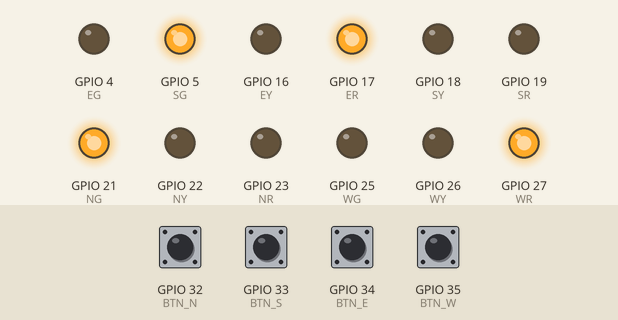
Bench run of a sketch on a simulated ESP32. On the bench: output pins drawn as LEDs (lit = HIGH). The test bench sets the inputs (shaded band); at power-on: GPIO 32 (BTN_N), GPIO 33 (BTN_S), GPIO 34 (BTN_E), GPIO 35 (BTN_W) HIGH. WiFi joins after 1.5 s; servers stay silent unless stated; uploads are accepted with an empty reply; what the sketch prints to the serial monitor is not drawn.

Above: at 2.9 s.
3.0 s: GPIO 32 (BTN_N) pulled LOW for 0.15 s
At 4.9 s:
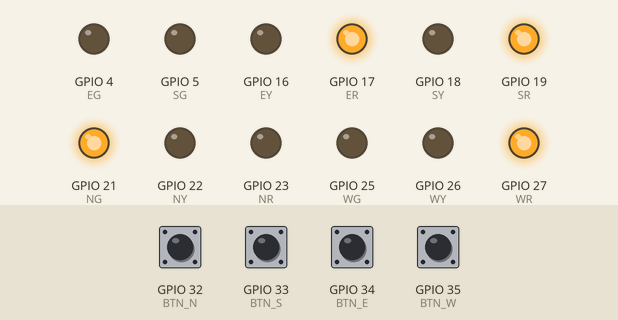
8.7 s: GPIO 33 (BTN_S) pulled LOW for 1 s
At 11.0 s:
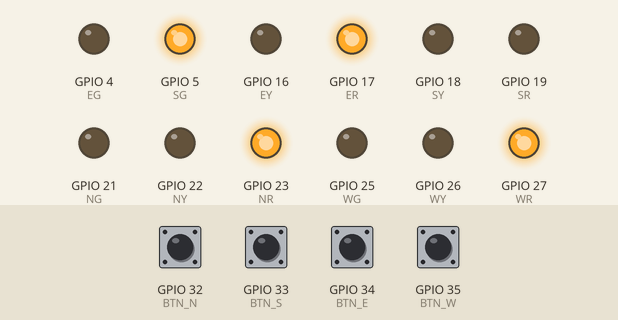
15.1 s: GPIO 34 (BTN_E) pulled LOW for 1 s
At 18.4 s:
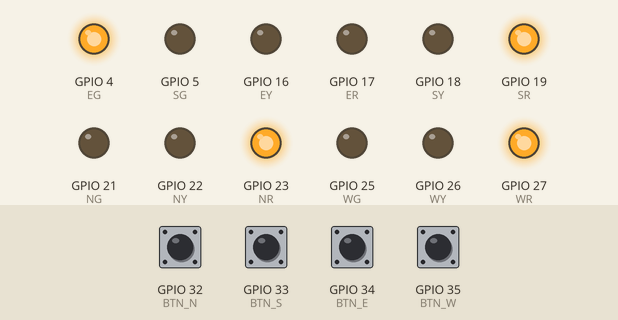
21.5 s: GPIO 35 (BTN_W) pulled LOW for 1 s
At 24.6 s:
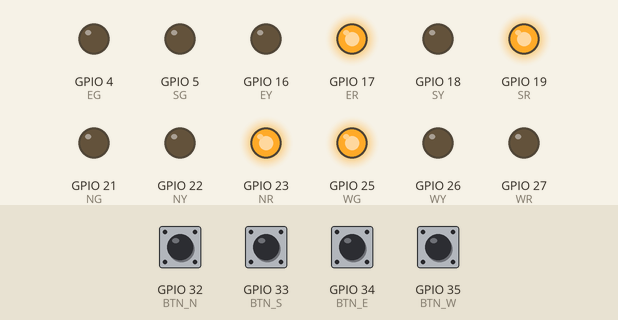
Timing chart, 0 to 38.7 s (numbered marks = the images above; inputs shaded):
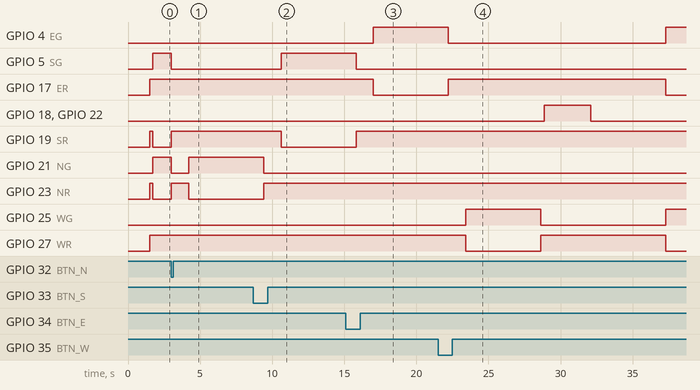

The sketch:

traffic_light.ino
```cpp
#include <WiFi.h>
#include <HTTPClient.h>

// ===========================
// WIFI CONFIG
// ===========================
const char* ssid = "Noo";
const char* password = "88888888";

// ⚠️ CHANGE THIS TO YOUR PC IP
const String serverUrl = "http://10.108.215.206:3000/api/light";

// ===========================
// TRAFFIC PINS
// ===========================

// NORTH
const int NR = 23;
const int NY = 22;
const int NG = 21;

// SOUTH
const int SR = 19;
const int SY = 18;
const int SG = 5;

// EAST
const int ER = 17;
const int EY = 16;
const int EG = 4;

// WEST
const int WR = 27;
const int WY = 26;
const int WG = 25;

// ===========================
// BUTTONS
// ===========================
const int BTN_N = 32;
const int BTN_S = 33;
const int BTN_E = 34;
const int BTN_W = 35;

// ===========================
// TIMING
// ===========================
const int GREEN_TIME = 8000;
const int YELLOW_TIME = 3000;
const int RED_TIME = 5000;
const int PRIORITY_TIME = 5000;

// ===========================
// STATE CONTROL
// ===========================
bool priorityMode = false;
String lastState = "";

// ======================================================
// SETUP
// ======================================================
void setup() {

  Serial.begin(115200);

  // WIFI CONNECT
  WiFi.begin(ssid, password);

  Serial.print("Connecting WiFi");
  while (WiFi.status() != WL_CONNECTED) {
    delay(500);
    Serial.print(".");
  }

  Serial.println("\nWiFi Connected!");

  // PIN MODES
  pinMode(NR, OUTPUT); pinMode(NY, OUTPUT); pinMode(NG, OUTPUT);
  pinMode(SR, OUTPUT); pinMode(SY, OUTPUT); pinMode(SG, OUTPUT);
  pinMode(ER, OUTPUT); pinMode(EY, OUTPUT); pinMode(EG, OUTPUT);
  pinMode(WR, OUTPUT); pinMode(WY, OUTPUT); pinMode(WG, OUTPUT);

  pinMode(BTN_N, INPUT_PULLUP);
  pinMode(BTN_S, INPUT_PULLUP);
  pinMode(BTN_E, INPUT_PULLUP);
  pinMode(BTN_W, INPUT_PULLUP);

  allRed();
}

// ======================================================
// LOOP
// ======================================================
void loop() {

  checkButtons();

  if (!priorityMode) {

    northSouthGreen();
    smartDelay(GREEN_TIME);

    northSouthYellow();
    smartDelay(YELLOW_TIME);

    allRed();
    smartDelay(RED_TIME);

    eastWestGreen();
    smartDelay(GREEN_TIME);

    eastWestYellow();
    smartDelay(YELLOW_TIME);

    allRed();
    smartDelay(RED_TIME);
  }
}

// ======================================================
// BUTTON CHECK
// ======================================================
void checkButtons() {

  if (digitalRead(BTN_N) == LOW) priorityNorth();
  if (digitalRead(BTN_S) == LOW) prioritySouth();
  if (digitalRead(BTN_E) == LOW) priorityEast();
  if (digitalRead(BTN_W) == LOW) priorityWest();
}

// ======================================================
// SEND JSON TO SERVER
// ======================================================
void sendTrafficUpdate(String n, String s, String e, String w) {

  String json =
    "{"
    "\"north\":\"" + n + "\","
    "\"south\":\"" + s + "\","
    "\"east\":\"" + e + "\","
    "\"west\":\"" + w + "\""
    "}";

  if (json == lastState) return;
  lastState = json;

  Serial.println("\n🚦 Sending JSON:");
  Serial.println(json);

  if (WiFi.status() == WL_CONNECTED) {

    HTTPClient http;
    http.begin(serverUrl);
    http.addHeader("Content-Type", "application/json");

    int code = http.POST(json);

    Serial.print("HTTP Response: ");
    Serial.println(code);

    http.end();
  }
}

// ======================================================
// TRAFFIC STATES
// ======================================================
void allRed() {

  digitalWrite(NR, HIGH); digitalWrite(NY, LOW); digitalWrite(NG, LOW);
  digitalWrite(SR, HIGH); digitalWrite(SY, LOW); digitalWrite(SG, LOW);
  digitalWrite(ER, HIGH); digitalWrite(EY, LOW); digitalWrite(EG, LOW);
  digitalWrite(WR, HIGH); digitalWrite(WY, LOW); digitalWrite(WG, LOW);

  sendTrafficUpdate("red", "red", "red", "red");
}

void northSouthGreen() {

  allRed();

  digitalWrite(NR, LOW); digitalWrite(NG, HIGH);
  digitalWrite(SR, LOW); digitalWrite(SG, HIGH);

  sendTrafficUpdate("green", "green", "red", "red");
}

void northSouthYellow() {

  digitalWrite(NG, LOW); digitalWrite(NY, HIGH);
  digitalWrite(SG, LOW); digitalWrite(SY, HIGH);

  sendTrafficUpdate("yellow", "yellow", "red", "red");
}

void eastWestGreen() {

  allRed();

  digitalWrite(ER, LOW); digitalWrite(EG, HIGH);
  digitalWrite(WR, LOW); digitalWrite(WG, HIGH);

  sendTrafficUpdate("red", "red", "green", "green");
}

void eastWestYellow() {

  digitalWrite(EG, LOW); digitalWrite(EY, HIGH);
  digitalWrite(WG, LOW); digitalWrite(WY, HIGH);

  sendTrafficUpdate("red", "red", "yellow", "yellow");
}

// ======================================================
// PRIORITY SYSTEM
// ======================================================
void priorityNorth() {
  priorityMode = true;
  allRed();
  delay(1000);

  digitalWrite(NG, HIGH);
  digitalWrite(NR, LOW);

  sendTrafficUpdate("green", "red", "red", "red");

  delay(PRIORITY_TIME);
  allRed();
  priorityMode = false;
}

void prioritySouth() {
  priorityMode = true;
  allRed();
  delay(1000);

  digitalWrite(SG, HIGH);
  digitalWrite(SR, LOW);

  sendTrafficUpdate("red", "green", "red", "red");

  delay(PRIORITY_TIME);
  allRed();
  priorityMode = false;
}

void priorityEast() {
  priorityMode = true;
  allRed();
  delay(1000);

  digitalWrite(EG, HIGH);
  digitalWrite(ER, LOW);

  sendTrafficUpdate("red", "red", "green", "red");

  delay(PRIORITY_TIME);
  allRed();
  priorityMode = false;
}

void priorityWest() {
  priorityMode = true;
  allRed();
  delay(1000);

  digitalWrite(WG, HIGH);
  digitalWrite(WR, LOW);

  sendTrafficUpdate("red", "red", "red", "green");

  delay(PRIORITY_TIME);
  allRed();
  priorityMode = false;
}

// ======================================================
// SMART DELAY
// ======================================================
void smartDelay(unsigned long ms) {

  unsigned long start = millis();

  while (millis() - start < ms) {

    checkButtons();

    if (priorityMode) return;

    delay(50);
  }
}
```

Measured:
- after the input at 3.0 s, GPIO 5 (SG): HIGH → LOW at once; GPIO 19 (SR): LOW → HIGH at once; GPIO 21 (NG): HIGH → LOW at once, → HIGH 1.2 s later; GPIO 23 (NR): LOW → HIGH at once, → LOW 1.2 s later
- after the input at 8.7 s, GPIO 5 (SG): LOW → HIGH after 1.9 s; GPIO 18 (SY), GPIO 22 (NY): stays LOW (without the input it goes to HIGH after 1.2 s); GPIO 19 (SR): HIGH → LOW after 1.9 s
- after the input at 15.1 s, GPIO 4 (EG): LOW → HIGH after 1.9 s; GPIO 17 (ER): HIGH → LOW after 1.9 s; GPIO 18 (SY), GPIO 22 (NY): stays LOW (without the input it goes to HIGH after 0.97 s)
- after the input at 21.5 s, GPIO 25 (WG): LOW → HIGH after 1.9 s instead of 9.4 s; GPIO 27 (WR): HIGH → LOW after 1.9 s instead of 9.4 s
